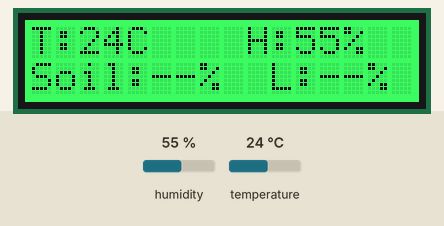
The program below on a simulated Raspberry Pi (BCM pin numbers). Shown: 16×2 character LCD. The inputs (shaded band) are chosen by the test bench; at power-on: humidity 55 %, temperature 24 °C. No MQTT or app messages arrive unless stated; threads take turns every 2 ms; what the program prints to the terminal is not drawn.

Above: at 2.5 s.
2.6 s: humidity set to 69 %
At 8.1 s:
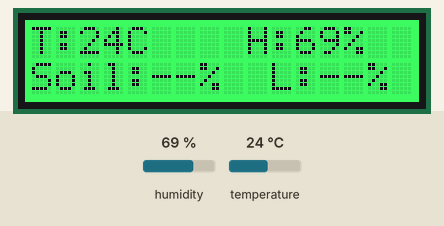
13.3 s: humidity set to 72 %
At 18.5 s:
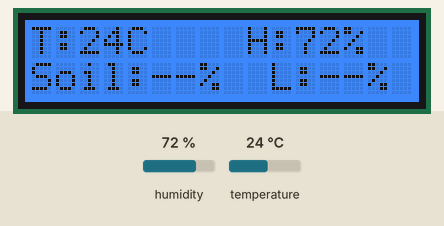
24.0 s: temperature set to 12 °C
At 29.0 s:
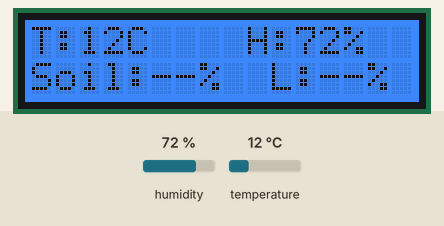
34.7 s: temperature set to 19 °C
At 39.4 s:
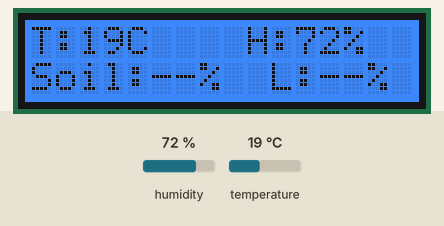
Timing chart, 0 to 40.9 s (numbered marks = the images above; inputs shaded):
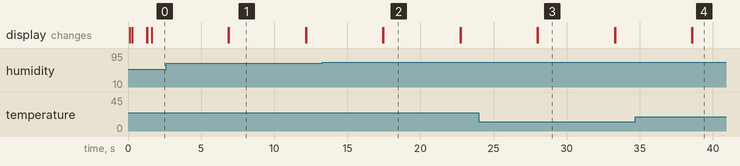

The program:

smart_garden_mqtt.py
```python
#!/usr/bin/env python3
"""
smart_garden_mqtt.py - Smart Garden Controller for Raspberry Pi
- Reads DHT11 (Temperature & Humidity)
- Subscribes to MQTT for ESP32 sensors (Soil Moisture & Light)
- Publishes DHT11 readings to MQTT
- Displays all 4 live sensor readings on the Grove RGB LCD (JHD1313M3)
"""

import os
import json
import time
import subprocess
from concurrent.futures import ThreadPoolExecutor, TimeoutError
import board
import adafruit_dht
import paho.mqtt.client as mqtt

# ==============================================================================
# 1. LOAD CONFIGURATION
# ==============================================================================
config_path = "config.json" if os.path.exists(
    "config.json") else "../config.json"
cfg = {}
if os.path.exists(config_path):
    try:
        with open(config_path) as f:
            cfg = json.load(f)
    except Exception:
        pass

mqtt_cfg = cfg.get("mqtt", {})
topics_cfg = cfg.get("topics", {})
rpi_cfg = cfg.get("rpi", {})

BROKER_HOST = mqtt_cfg.get("host", "192.168.1.207")
BROKER_PORT = mqtt_cfg.get("port", 1883)
USERNAME = mqtt_cfg.get("username")
PASSWORD = mqtt_cfg.get("password")
SEND_INTERVAL_S = rpi_cfg.get("interval_s", 5)

TOPIC_TEMPERATURE = topics_cfg.get("temperature", "smartgarden/temperature")
TOPIC_HUMIDITY = topics_cfg.get("humidity", "smartgarden/humidity")
TOPIC_MOISTURE = topics_cfg.get("moisture", "smartgarden/moisture")
TOPIC_LIGHT = topics_cfg.get("light", "smartgarden/light")

# ==============================================================================
# 2. HARDWARE SETUP (DHT11 & GROVE RGB LCD)
# ==============================================================================
# Kill any orphaned pulsein helper processes from earlier runs that lock GPIO pins
try:
    subprocess.run(["killall", "-9", "libgpiod_pulsein"],
                   stdout=subprocess.DEVNULL, stderr=subprocess.DEVNULL)
except Exception:
    pass

# DHT11 setup (configurable in config.json under rpi.dht_pin, default 4)
DHT_PIN_NUM = rpi_cfg.get("dht_pin", 4)
dht_pin_attr = f"D{DHT_PIN_NUM}"
dht_pin = getattr(board, dht_pin_attr, board.D4)

def create_dht_device():
    """Instantiate DHT11 with use_pulseio=False to avoid libgpiod deadlocks."""
    try:
        return adafruit_dht.DHT11(dht_pin, use_pulseio=False)
    except TypeError:
        return adafruit_dht.DHT11(dht_pin)
    except Exception as e:
        print(f"[DHT11] Warning: Failed creating DHT device on GPIO {DHT_PIN_NUM}: {e}")
        return None

dht_device = create_dht_device()
if dht_device is not None:
    print(f"[DHT11] Initialized on GPIO {DHT_PIN_NUM} (use_pulseio=False)")
else:
    print(f"[DHT11] Warning: Could not initialize on GPIO {DHT_PIN_NUM}")
    print("[DHT11] (Hint: If GPIO 4 is used, ensure 1-Wire overlay is disabled or try GPIO 17)")

# Grove LCD on Hardware I2C (SDA=Pin 3, SCL=Pin 5)
LCD_ADDR = 0x3E
RGB_ADDR = 0x62
lcd_available = False

try:
    i2c = board.I2C()
    while not i2c.try_lock():
        pass
    devices = i2c.scan()
    i2c.unlock()

    if LCD_ADDR in devices:
        lcd_available = True
        if 0x62 in devices:
            RGB_ADDR = 0x62
        elif 0x30 in devices:
            RGB_ADDR = 0x30
        elif 0x60 in devices:
            RGB_ADDR = 0x60
        print(
            f"[LCD] Grove RGB LCD initialized (LCD={hex(LCD_ADDR)}, RGB={hex(RGB_ADDR)})")
    else:
        print("[LCD] LCD not detected on I2C, running in headless mode.")
except Exception as e:
    print(f"[LCD] Could not initialize I2C: {e}")


def set_rgb(r, g, b):
    if not lcd_available:
        return
    while not i2c.try_lock():
        pass
    try:
        if RGB_ADDR == 0x62:
            i2c.writeto(RGB_ADDR, bytes([0x00, 0x00]))
            i2c.writeto(RGB_ADDR, bytes([0x01, 0x00]))
            i2c.writeto(RGB_ADDR, bytes([0x08, 0xAA]))
            i2c.writeto(RGB_ADDR, bytes([0x04, r]))
            i2c.writeto(RGB_ADDR, bytes([0x03, g]))
            i2c.writeto(RGB_ADDR, bytes([0x02, b]))
        else:
            i2c.writeto(RGB_ADDR, bytes([0x00, 0x00]))
            i2c.writeto(RGB_ADDR, bytes([0x01, 0x05]))
            i2c.writeto(RGB_ADDR, bytes([0x02, b]))
            i2c.writeto(RGB_ADDR, bytes([0x03, g]))
            i2c.writeto(RGB_ADDR, bytes([0x04, r]))
    except Exception:
        pass
    finally:
        i2c.unlock()


def lcd_cmd(cmd):
    if not lcd_available:
        return
    while not i2c.try_lock():
        pass
    try:
        i2c.writeto(LCD_ADDR, bytes([0x80, cmd]))
    finally:
        i2c.unlock()


def lcd_data(data):
    if not lcd_available:
        return
    while not i2c.try_lock():
        pass
    try:
        i2c.writeto(LCD_ADDR, bytes([0x40, data]))
    finally:
        i2c.unlock()


def init_lcd():
    if not lcd_available:
        return
    time.sleep(0.05)
    lcd_cmd(0x28)
    time.sleep(0.005)
    lcd_cmd(0x0C)
    time.sleep(0.005)
    lcd_cmd(0x01)
    time.sleep(0.01)
    set_rgb(0, 255, 100)


def show_lcd(line1, line2=""):
    if not lcd_available:
        return
    lcd_cmd(0x01)
    time.sleep(0.005)
    for c in line1[:16]:
        lcd_data(ord(c))
    if line2:
        lcd_cmd(0xC0)
        time.sleep(0.001)
        for c in line2[:16]:
            lcd_data(ord(c))


# ==============================================================================
# 3. LIVE STATE & DISPLAY REFRESH
# ==============================================================================
live_data = {
    "temperature": None,
    "humidity": None,
    "moisture": None,
    "light": None,
}


def update_display():
    """Formats all 4 sensor values and updates LCD text + RGB color."""
    t = f"{live_data['temperature']}C" if live_data["temperature"] is not None else "--C"
    h = f"{live_data['humidity']}%" if live_data["humidity"] is not None else "--%"
    m = f"{live_data['moisture']}%" if live_data["moisture"] is not None else "--%"
    l = f"{live_data['light']}%" if live_data["light"] is not None else "--%"

    line1 = f"T:{t:<5}  H:{h:<4}"
    line2 = f"Soil:{m:<4} L:{l:<4}"
    show_lcd(line1, line2)

    # Dynamic RGB Color Status:
    # Red: Soil dry (< 25%) -> Needs water!
    # Green: Healthy garden state
    # Blue: Humid (> 70%)
    if live_data["moisture"] is not None and live_data["moisture"] < 25:
        set_rgb(255, 0, 0)  # Red warning
    elif live_data["humidity"] is not None and live_data["humidity"] > 70:
        set_rgb(0, 100, 255)  # Blue humid
    else:
        set_rgb(0, 255, 50)  # Healthy green


# ==============================================================================
# 4. MQTT CLIENT (PUBLISH & SUBSCRIBE)
# ==============================================================================
def on_connect(client, userdata, flags, rc, properties=None):
    if rc == 0:
        print(f"[MQTT] Connected to {BROKER_HOST}:{BROKER_PORT}")
        # Subscribe to ESP32 topics
        client.subscribe("smartgarden/#")
        print("[MQTT] Subscribed to 'smartgarden/#'")
    else:
        print(f"[MQTT] Connection failed (code {rc})")


def on_message(client, userdata, msg):
    payload = msg.payload.decode("utf-8", "ignore")
    try:
        # ESP32 Soil Moisture
        if msg.topic == TOPIC_MOISTURE:
            data = json.loads(payload)
            live_data["moisture"] = data.get("moisture")
            update_display()

        # ESP32 Light Sensor
        elif msg.topic == TOPIC_LIGHT:
            data = json.loads(payload)
            live_data["light"] = data.get("percent", data.get("light"))
            update_display()
    except Exception as e:
        print(f"[MQTT] Parse error: {e}")


dht_executor = ThreadPoolExecutor(max_workers=1)


def _raw_read_dht11():
    global dht_device
    if dht_device is None:
        dht_device = create_dht_device()
        if dht_device is None:
            return None
    try:
        t = dht_device.temperature
        h = dht_device.humidity
        if t is not None and h is not None:
            return t, h
        return None
    except RuntimeError:
        # Checksum / timing miss typical of DHT11
        return None
    except Exception as e:
        print(f"[DHT11] Unexpected error: {e}")
        return None


def read_dht11(timeout=2.5):
    """Safely executes DHT11 reading with a timeout to avoid hangs on locked GPIO lines."""
    future = dht_executor.submit(_raw_read_dht11)
    try:
        return future.result(timeout=timeout)
    except TimeoutError:
        print(f"[DHT11] Timeout (> {timeout}s) on GPIO {DHT_PIN_NUM} (pin busy or 1-Wire conflict).")
        # Reset device handle so next loop attempt creates a fresh one
        global dht_device
        if dht_device is not None:
            try:
                dht_device.exit()
            except Exception:
                pass
            dht_device = None
        return None


# ==============================================================================
# 5. MAIN LOOP
# ==============================================================================
def main():
    init_lcd()
    show_lcd("Smart Garden", "Connecting...")

    try:
        client = mqtt.Client(mqtt.CallbackAPIVersion.VERSION2)
    except AttributeError:
        client = mqtt.Client()

    if USERNAME:
        client.username_pw_set(USERNAME, PASSWORD)

    client.on_connect = on_connect
    client.on_message = on_message

    print(f"Connecting to broker at {BROKER_HOST}:{BROKER_PORT}...")
    try:
        client.connect(BROKER_HOST, BROKER_PORT, keepalive=60)
        client.loop_start()  # Runs MQTT subscribe loop in background thread
    except Exception as e:
        print(f"[MQTT] Connect error: {e}")

    show_lcd("Smart Garden", "Ready!")
    time.sleep(1)
    update_display()

    try:
        while True:
            # 1. Read DHT11 from Pi
            reading = read_dht11()
            if reading is not None:
                temp, hum = reading
                live_data["temperature"] = temp
                live_data["humidity"] = hum

                # Publish DHT11 readings to MQTT
                client.publish(TOPIC_TEMPERATURE, str(temp))
                client.publish(TOPIC_HUMIDITY, str(hum))
                print(f"[DHT11] Temp: {temp}°C | Humidity: {hum}% -> Published")

                update_display()
            else:
                print(f"[DHT11] Read failed or pin busy on GPIO {DHT_PIN_NUM}. Retrying in {SEND_INTERVAL_S}s...")

            time.sleep(SEND_INTERVAL_S)

    except KeyboardInterrupt:
        print("\nStopping...")
    finally:
        client.loop_stop()
        client.disconnect()
        if dht_device is not None:
            try:
                dht_device.exit()
            except Exception:
                pass
        set_rgb(0, 0, 0)
        show_lcd("", "")


if __name__ == "__main__":
    main()
```

Measured:
- the behaviour switches between 70 and 71 % on humidity (found by bisection; images 1 and 2)
- after the input at 2.6 s, the display: first differs from a run without the input after 4.3 s (image 1)
- after the input at 13.3 s, the display: first differs from a run without the input after 4.2 s (image 2)
- after the input at 24.0 s, the display: first differs from a run without the input after 4.0 s (image 3)
- after the input at 34.7 s, the display: first differs from a run without the input after 3.9 s (image 4)
- what the display in image 1 shows lasts 5.2 s, from 6.9 s to 12.1 s
